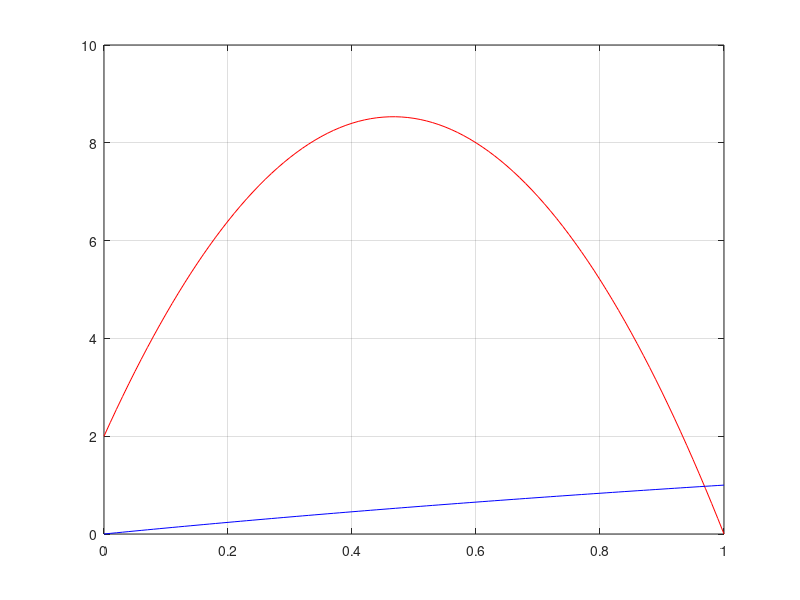

This chart was generated by the following MATLAB code:
clear; clc;

Astar = 0:0.01:1 ;
S = 1;
k_plus = 2 ;
kf = 30 ;
Kmf = 0.5 ;
kminus = 5 ;
Kmb = 4;

forward_rate = zeros(length(Astar), 1);
backward_rate = zeros(length(Astar), 1);

for i = 1:length(Astar)
    fprintf("[A*] = %f \n", Astar(i));

    forward = (k_plus * S + kf .* Astar(i)) * (1 - Astar(i));
    backward = kminus .* ((Astar(i))/ (Kmb + Astar(i)));
    
    forward_rate(i) = forward ;
    fprintf("Forward = %f \n", forward(end));
    
    backward_rate(i) = backward ;    
    fprintf("Backward = %f \n", backward(end));

    fprintf("----------------------------------- \n");
end

figure;
plot(Astar, forward_rate, 'r');
hold on;
plot(Astar, backward_rate, 'b');
grid on;